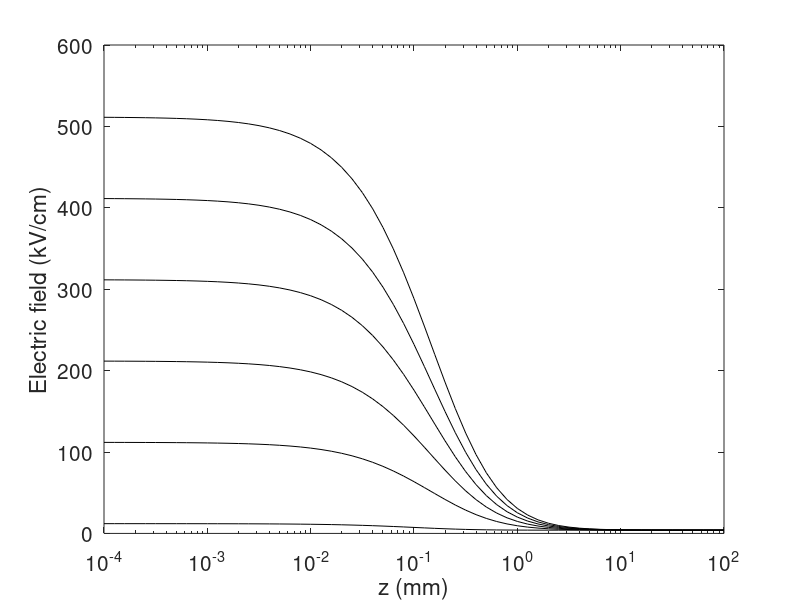
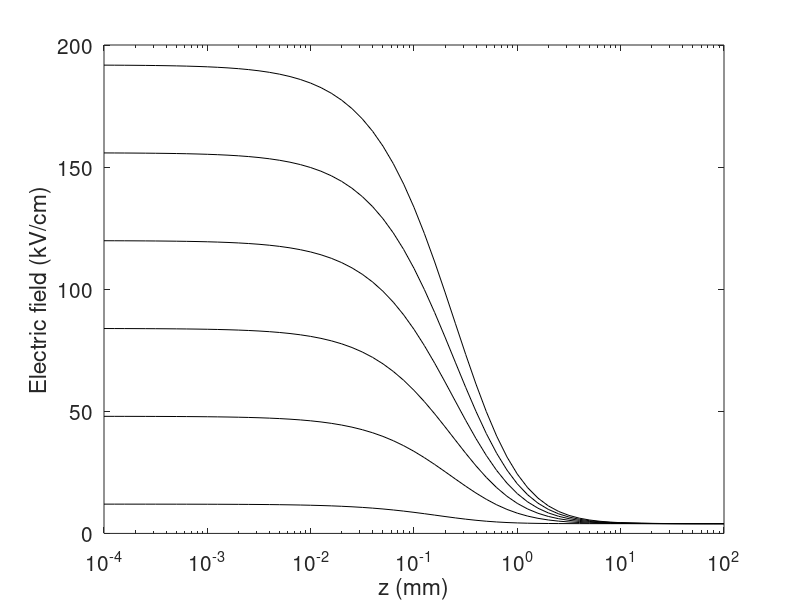

Reproduce these figures in MATLAB, in order. (Note: this script raises an error after producing the figures.)
close all; clear; clc;

R =[0.3e-3 0.5e-3];
E0 = 4e5; 
eps0 = 8.85e-12;
Qdr = (0:100:500)*1e-12;
%z = linspace(1e-9,1e-1,100);
z = 10.^(-7:0.1:-1);

Ecell = cell(2);
for j = 1:length(R)
    E = zeros(length(Qdr),length(z));
    for i = 1:length(Qdr)
        E(i,:) = E0*(1+2*R(j)^3./(R(j)+z).^3) + Qdr(i)./(4*pi*eps0*(R(j)+z).^2);
    end
    Ecell{j} = E;
end

E1 = Ecell{1};
E2 = Ecell{2};

%%

figure(1)  % electric field as a function of z for R = 0.25 mm
clf
semilogx(z*1e3,E1(1,:)*1e-5,'k')
hold on 
semilogx(z*1e3,E1(2,:)*1e-5,'k')
semilogx(z*1e3,E1(3,:)*1e-5,'k')
semilogx(z*1e3,E1(4,:)*1e-5,'k')
semilogx(z*1e3,E1(5,:)*1e-5,'k')
semilogx(z*1e3,E1(6,:)*1e-5,'k')

%legend('Q_{dr} = 0','Q_{dr} = 100 pC', 'Q_{dr} = 200 pC', 'Q_{dr} = 300 pC',...
%    'Q_{dr} = 400 pC', 'Q_{dr} = 500 pC')
xlabel('z (mm)')
ylabel('Electric field (kV/cm)')
set(gca,'FontSize',15)

figure(2)  % electric field as a function of z for R = 0.75 mm
clf
semilogx(z*1e3,E2(1,:)*1e-5,'k')
hold on 
semilogx(z*1e3,E2(2,:)*1e-5,'k')
semilogx(z*1e3,E2(3,:)*1e-5,'k')
semilogx(z*1e3,E2(4,:)*1e-5,'k')
semilogx(z*1e3,E2(5,:)*1e-5,'k')
semilogx(z*1e3,E2(6,:)*1e-5,'k')

%legend('Q_{dr} = 0','Q_{dr} = 100 pC', 'Q_{dr} = 200 pC', 'Q_{dr} = 300 pC',...
%    'Q_{dr} = 400 pC', 'Q_{dr} = 500 pC')
xlabel('z (mm)')
ylabel('Electric field (kV/cm)')
set(gca,'FontSize',15)

%%
alpha_air1_E1 = zeros(size(E1)); % effective ionization coef. for R = 0.25mm
alpha_morrow_E1 = zeros(size(E1));
alpha_air1_E2 = zeros(size(E2)); % effective ionization coef. for R = 0.75mm
alpha_morrow_E2 = zeros(size(E2));

for i = 1:size(E1,1)
    nui_air1=air1(E1(i,:),0,10);   % ionization freq
    nua_air1=air1(E1(i,:),0,2);    % attachment freq
    mue_air1 = air1(E1(i,:),0,11); % electron mobility
    ve_air1 = -mue_air1.*E1(i,:);  % electron drift velocity
    alpha_i_air1 = nui_air1./abs(ve_air1); % ionization coefficient
    alpha_a_air1 = nua_air1./abs(ve_air1); % attachment coefficient
    alpha_air1 = alpha_i_air1 - alpha_a_air1;   % effective ionization coef.
    alpha_air1_E1(i,:) = alpha_air1;

    nui_morrow=morrowair(E1(i,:),0,1);    % ionization freq
    nua_morrow=morrowair(E1(i,:),0,2);    % attachment freq
    mue_morrow = morrowair(E1(i,:),0,4);  % electron mobility
    ve_morrow = -mue_morrow.*E1(i,:);     % electron drift velocity
    alpha_i_morrow = nui_morrow./abs(ve_morrow);  % ionization coefficient
    alpha_a_morrow = nua_morrow./abs(ve_morrow);  % attachment coefficient
    alpha_morrow = alpha_i_morrow - alpha_a_morrow;  % effective ionization coef.
    alpha_morrow_E1(i,:) = alpha_morrow; 
end

figure(3)
clf
for i = 1:size(E1,1)
semilogx(z*1e3,alpha_air1_E1(i,:),'k')
hold on
end
xlabel('z (mm)')
ylabel(' \alpha_{ion} - \alpha_{att} (m^{-1})')
%legend('Q_{dr} = 0','Q_{dr} = 100 pC', 'Q_{dr} = 200 pC', 'Q_{dr} = 300 pC',...
%    'Q_{dr} = 400 pC', 'Q_{dr} = 500 pC')
set(gca,'FontSize',15)

figure(4)
clf
for i = 1:size(E1,1)
semilogx(z*1e3,alpha_morrow_E1(i,:),'k')
hold on
end
xlabel('z (mm)')
ylabel(' \alpha_{ion} - \alpha_{att} (m^{-1})')
%legend('Q_{dr} = 0','Q_{dr} = 100 pC', 'Q_{dr} = 200 pC', 'Q_{dr} = 300 pC',...
%    'Q_{dr} = 400 pC', 'Q_{dr} = 500 pC')
set(gca,'FontSize',15)


for i = 1:size(E2,1)
    nui_air1=air1(E2(i,:),0,10);   % ionization freq
    nua_air1=air1(E2(i,:),0,2);    % attachment freq
    mue_air1 = air1(E2(i,:),0,11); % electron mobility
    ve_air1 = -mue_air1.*E2(i,:);  % electron drift velocity
    alpha_i_air1 = nui_air1./abs(ve_air1); % ionization coefficient
    alpha_a_air1 = nua_air1./abs(ve_air1); % attachment coefficient
    alpha_air1 = alpha_i_air1 - alpha_a_air1;   % effective ionization coef.
    alpha_air1_E2(i,:) = alpha_air1;

    nui_morrow=morrowair(E2(i,:),0,1);    % ionization freq
    nua_morrow=morrowair(E2(i,:),0,2);    % attachment freq
    mue_morrow = morrowair(E2(i,:),0,4);  % electron mobility
    ve_morrow = -mue_morrow.*E2(i,:);     % electron drift velocity
    alpha_i_morrow = nui_morrow./abs(ve_morrow);  % ionization coefficient
    alpha_a_morrow = nua_morrow./abs(ve_morrow);  % attachment coefficient
    alpha_morrow = alpha_i_morrow - alpha_a_morrow;  % effective ionization coef.
    alpha_morrow_E2(i,:) = alpha_morrow; 
end

figure(5)
clf
for i = 1:size(E2,1)
semilogx(z*1e3,alpha_air1_E2(i,:),'k')
hold on
end
xlabel('z (mm)')
ylabel(' \alpha_{ion} - \alpha_{att} (m^{-1})')
%legend('Q_{dr} = 0','Q_{dr} = 100 pC', 'Q_{dr} = 200 pC', 'Q_{dr} = 300 pC',...
%    'Q_{dr} = 400 pC', 'Q_{dr} = 500 pC')
ylim([0 3.1e5])
xlim([1e-4 1e2])
set(gca,'FontSize',15)

figure(6)
clf
for i = 1:size(E2,1)
semilogx(z*1e3,alpha_morrow_E2(i,:),'k')
hold on
end
xlabel('z (mm)')
ylabel(' \alpha_{ion} - \alpha_{att} (m^{-1})')
%legend('Q_{dr} = 0','Q_{dr} = 100 pC', 'Q_{dr} = 200 pC', 'Q_{dr} = 300 pC',...
%    'Q_{dr} = 400 pC', 'Q_{dr} = 500 pC')
set(gca,'FontSize',15)

return
%% not used

figure(7)
clf
plot(z,alpha_air1_E1(1,:))
hold on
plot(z,alpha_air1_E1(2,:))
plot(z,alpha_air1_E1(3,:))
plot(z,alpha_air1_E1(4,:))
plot(z,alpha_air1_E1(5,:))
plot(z,alpha_air1_E1(6,:))
xlim([0 1e-3])

alpha_air1_E1(alpha_air1_E1<0)=0; % remove the ones with negative alpha

sum(alpha_air1_E1(2,:)*(z(2)-z(1)))








figure(8)
clf
plot(z,alpha_morrow_E1(1,:))
hold on
plot(z,alpha_morrow_E1(2,:))
plot(z,alpha_morrow_E1(3,:))
plot(z,alpha_morrow_E1(4,:))
plot(z,alpha_morrow_E1(5,:))
plot(z,alpha_morrow_E1(6,:))
xlim([0 1e-3])

figure(9)
clf
plot(z,alpha_air1_E2(1,:))
hold on
plot(z,alpha_air1_E2(2,:))
plot(z,alpha_air1_E2(3,:))
plot(z,alpha_air1_E2(4,:))
plot(z,alpha_air1_E2(5,:))
plot(z,alpha_air1_E2(6,:))
xlim([0 1e-3])


figure(10)
clf
plot(z,alpha_morrow_E2(1,:))
hold on
plot(z,alpha_morrow_E2(2,:))
plot(z,alpha_morrow_E2(3,:))
plot(z,alpha_morrow_E2(4,:))
plot(z,alpha_morrow_E2(5,:))
plot(z,alpha_morrow_E2(6,:))
xlim([0 1e-3])













